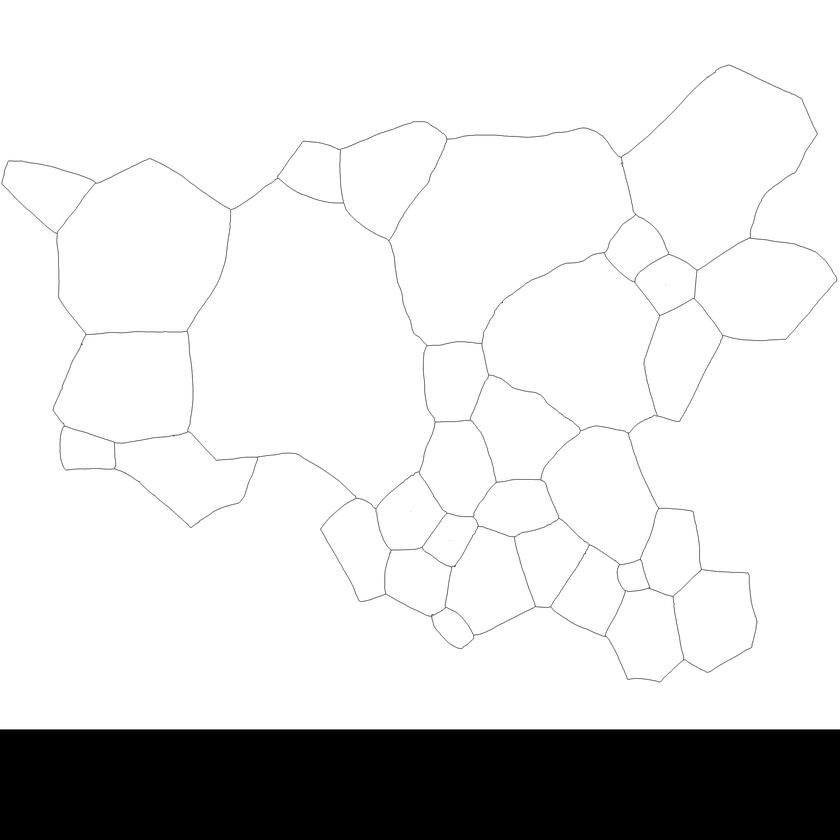
#> input picture tools/count/images/10hr_trace/2127_1.png, 840 x 840 px, shrunk from 5059 x 5059 before the run
$ python count.py
#> lines starting #> are read from the running program, lines starting #| are printed output that depends on the picture; after the words box and inside, x2 and y2 are one past the last pixel; in counts of white or black regions, pixels touching at a corner belong together
#> further down, img is the input picture: shape (840, 840); min 0, max 255, mean 220.1
from skimage import io, measure, morphology
import numpy as np
import os
import pdb

def count_grains(img=None, thresh=200, close_width=8, verbose=False):
#> called with thresh = 200, close_width = 8, verbose = False
    if img.all() == None:
        print('Using my image')
        img = io.imread("data/test/key/0.png")

    img_thresh = img > thresh
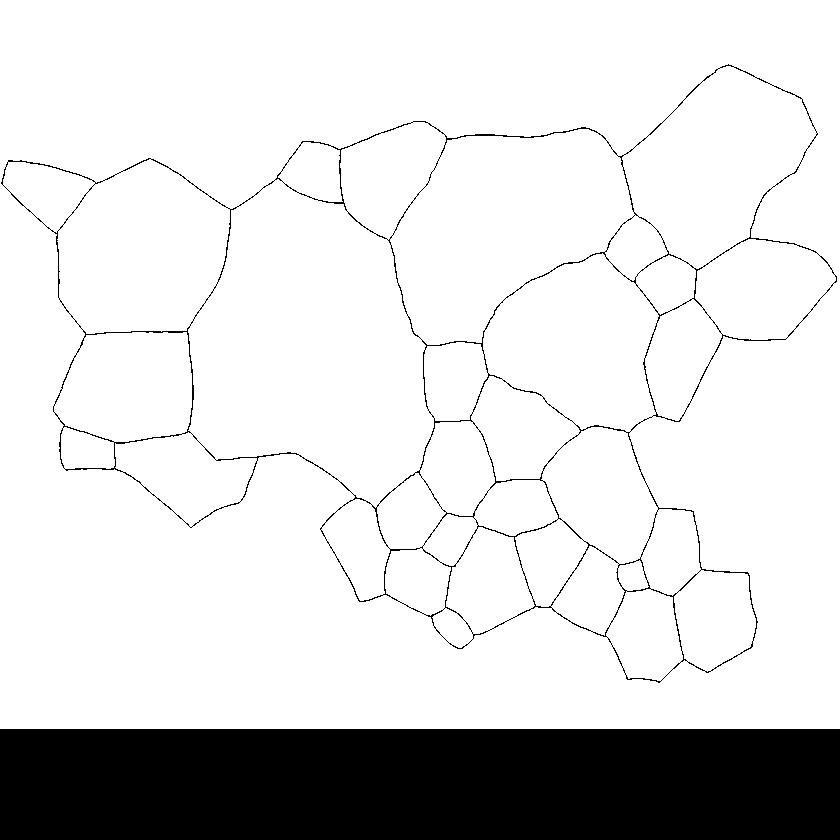
#> img_thresh: shape (840, 840) bool; 85.7% white; 2 black regions, box (x1, y1, x2, y2) and area: (0, 729, 840, 840) 93240, (1, 64, 837, 683) 8013

    img_label = measure.label(img_thresh, background=0)
    img_label = morphology.remove_small_objects(img_label, min_size=128)
    bound = np.concatenate((img_label[0,:], img_label[-1,:],
                            img_label[:,0], img_label[:,-1]))
#> bound = 3360 values, max 1 at index 0, min 0 at index 840, mean 0.684
    boundary_grains = np.unique(bound)
#> boundary_grains = [0, 1]

    n_grains = np.size(np.unique(img_label)) - np.size(boundary_grains)
#> n_grains = 0
    return n_grains

if __name__ == "__main__":
    input_path = 'images/10hr_trace'

    img_names = np.sort(os.listdir(input_path))
    valid = np.core.defchararray.find(img_names, '.png')
    img_names = img_names[valid != -1]
    total_grains = 0

    for img_name in img_names:
        img_path = input_path + '/' + img_name
        img = io.imread(img_path)
        grains = count_grains(img)
#> grains = 0
        print(f"{img_name} - {grains}")
#| 2127_1.png - 0
        total_grains += grains
#> total_grains = 0

    print(f"Total Number of grains are {total_grains}")
#| Total Number of grains are 0
